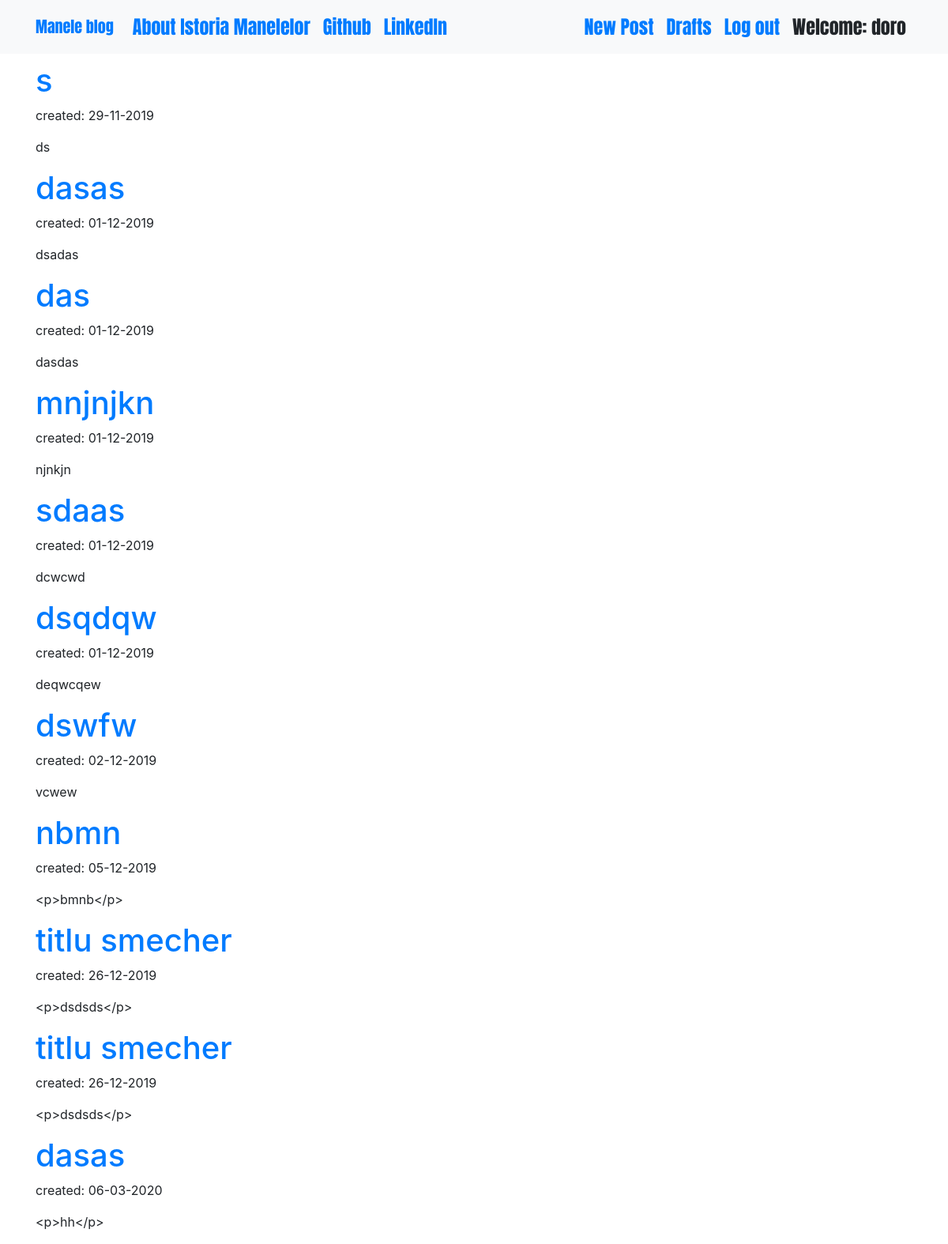
Page /drafts/ (signed in) on the committed database.
### blog/models.py (models this page shows, shortened)
class Post(models.Model):
    author = models.ForeignKey('auth.User',on_delete=models.CASCADE)  # FK spre modelul auth.User (autentificarea userilor in admin)
    title = models.CharField(max_length=200)                          # FK-ul este cel ce  umple capul Author cu valori selectabile la crearea unui nou post
    text = models.TextField()
    created_date = models.DateTimeField(default=timezone.now)
    published_date = models.DateTimeField(blank=True, null=True)

### blog/views.py (the view)
# urls.py: path('drafts/', views.DraftListView.as_view(), name='post_draft_list'),
class DraftListView(LoginRequiredMixin,ListView):      # Default suffix is _list.
    template_name='blog/post_draft_list.html'
    model = Post
    def get_queryset(self):
        return Post.objects.filter(published_date__isnull=True).order_by('created_date')

### blog/templates/blog/post_draft_list.html
{% extends 'blog/base.html' %}
{% block content %}
    {% for post in post_list %}
        <div class="post">
            <h1><a href="{% url 'post_detail' pk=post.pk %}">{{ post.title }}</a></h1>
            <p class="date">created: {{ post.created_date|date:'d-m-Y' }}</p>
            <p>{{ post.text|truncatechars:200 }}</p>
        </div>
    {% endfor %}
{% endblock %}

### blog/templates/blog/base.html (shortened to what this page needs)
<!DOCTYPE html>
{% load static %}
<html>
  <head>
    <link rel="stylesheet" href="{% static "css/blog.css" %}">
    <link rel="stylesheet" href="{% static "css/bootstrap.min.css" %}" >
    <link rel="stylesheet" href="{% static "css/font-awesome.min.css"%}" >
    <link rel="stylesheet" href="{% static "css/medium-editor.min.css"%}"  type="text/css" media="screen" charset="utf-8">
  </head>
  <body class='loader'>
    <nav class="navbar navbar-expand-lg bg-light techfont">
      <div class="container">
        <div class="navbar-nav align-items-center">
          <a class="navbar-brand bigbrand" href="{% url 'post_list' %}">Manele blog</a>
          <a class="nav-item nav-link" href="{% url 'about' %}">About Istoria Manelelor</a>
          <a class="nav-item nav-link" href="https://www.github.com">Github</a>
          <a class="nav-item nav-link" href="https://www.linkedin.com">LinkedIn</a>
        </div>
        <div class="navbar-nav align-items-center ml-auto">
          {% if user.is_authenticated %}
            <a class="nav-item nav-link" href="{% url 'post_new' %}">New Post</a>
            <a class="nav-item nav-link" href="{% url 'post_draft_list' %}">Drafts</a>
            <a class="nav-item nav-link" href="{% url 'logout' %}">Log out</a>
            <a class="nav-item nav-link" >Welcome: {{ user.username }}</a>
          {% else %}
             <a class="nav-item nav-link" href="{% url 'logare' %}" aria-label="Login">
              <i  class="fa fa-user" aria-hidden="true"></i></a>
          {% endif %}
        </div>
      </div>
    </nav>
          <div class="content container">
              <div class="row">
                  <div class="col-md-8">
                    <div class="blog_posts">
                      {% block content %}
                      {% endblock %}
                    </div>
                  </div>
              </div>
          </div>
  </body>
</html>

### blog/static/css/blog.css (style rules this page uses)
.techfont { font-family: 'Anton', sans-serif; font-size: 1.5em; margin-bottom: 10px; }
.bigbrand { font-size: 1.5em; }
.loader { filter:hue-rotate(0deg); color: linear-gradient(45deg,#0f8,#08f); animation:hue 5000ms infinite linear; }

### rows in the picture
Post: title "s", created_date "29-11-2019", text "ds"
Post: title "dasas", created_date "01-12-2019", text "dsadas"
Post: title "das", created_date "01-12-2019", text "dasdas"
Post: title "mnjnjkn", created_date "01-12-2019", text "njnkjn"
Post: title "sdaas", created_date "01-12-2019", text "dcwcwd"
Post: title "dsqdqw", created_date "01-12-2019", text "deqwcqew"
Post: title "dswfw", created_date "02-12-2019", text "vcwew"
Post: title "nbmn", created_date "05-12-2019", text "<p>bmnb</p>"
Post: title "titlu smecher", created_date "26-12-2019", text "<p>dsdsds</p>"
Post: title "titlu smecher", created_date "26-12-2019", text "<p>dsdsds</p>"
Post: title "dasas", created_date "06-03-2020", text "<p>hh</p>"

### other values in the picture
{{ user.username }} "doro"
